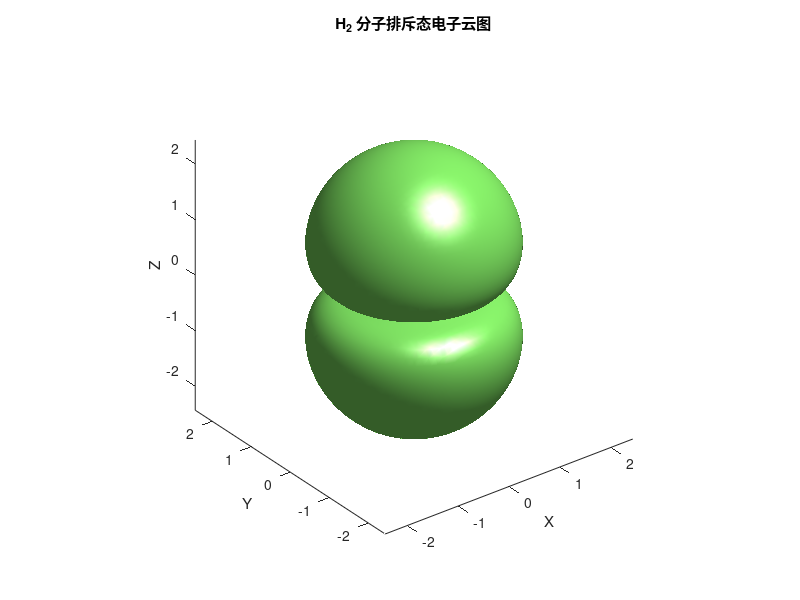

Source code (MATLAB):
% 定义空间网格
[x, y, z] = meshgrid(linspace(-5, 5, 100), linspace(-5, 5, 100), linspace(-5, 5, 100));

% 定义两个氢原子的坐标
H1 = [0, 0, -0.7];
H2 = [0, 0, 0.7];

% 定义简单的原子轨道函数
orbital = @(x, y, z, center) exp(-((x-center(1)).^2 + (y-center(2)).^2 + (z-center(3)).^2));

% 计算电子密度分布，考虑排斥态（反对称态）
rho = orbital(x, y, z, H1) - orbital(x, y, z, H2); % 反对称

% 绘制等值面图
figure;
isosurface(x, y, z, abs(rho), 0.05); % 取绝对值并设置等值面
axis equal;
colormap jet;
title('H_2 分子排斥态电子云图');
xlabel('X');
ylabel('Y');
zlabel('Z');
